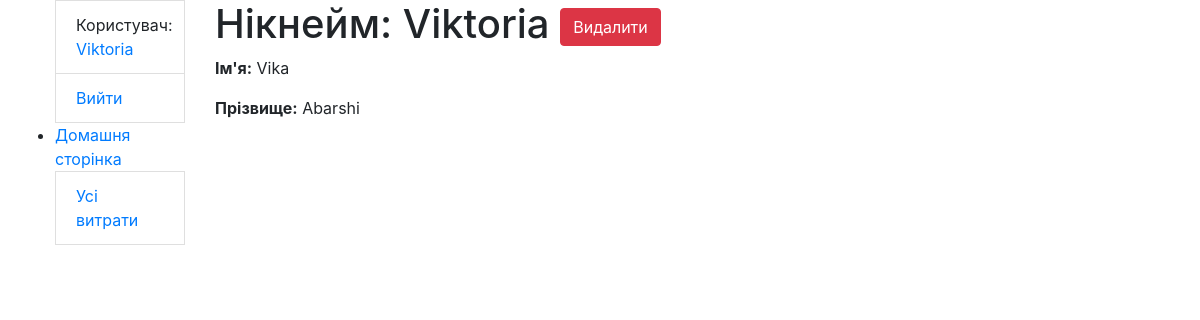
The page /users/2/ (signed in) on the database its author committed.
### costs/models.py (models this page shows, shortened)
class CustomUser(AbstractUser):
    class Meta:
        verbose_name = "user"
        verbose_name_plural = "users"
    def get_absolute_url(self):
        return reverse("costs:user_detail", kwargs={'pk': self.pk})

### costs/views.py (the view)
class CustomUserDetailView(LoginRequiredMixin, generic.DetailView):
    model = CustomUser
    queryset = CustomUser.objects.all()

### templates/costs/customuser_detail.html
{% extends "base.html" %}
{% block content %}
  <h1>
    Нікнейм: {{ user.username }}
    <a href="{% url 'costs:user_delete' pk=user.id %}" class="btn btn-danger link-to-page">
      Видалити
    </a>
  </h1>
  <p><strong>Ім'я:</strong> {{ user.first_name }}</p>
  <p><strong>Прізвище:</strong> {{ user.last_name }}</p>
{% endblock %}

### templates/includes/sidebar.html (shortened to what this page needs)
<ul class="sidebar-nav">
   {% if user.is_authenticated %}
    <li class="list-group-item">Користувач: <a href="{{ user.get_absolute_url }}">{{ user.get_username }}</a></li>
    <li class="list-group-item"><a href="{% url 'logout'%}?next={{request.path}}">Вийти</a></li>
  {% endif %}
  <li><a href="{% url 'costs:index' %}">Домашня сторінка</a></li>
  <li class="list-group-item"><a href="{% url 'costs:cost_list' %}">Усі витрати</a></li>
</ul>

### rows shown on the page
CustomUser: get_username "Viktoria", username "Viktoria", first_name "Vika", last_name "Abarshi"
